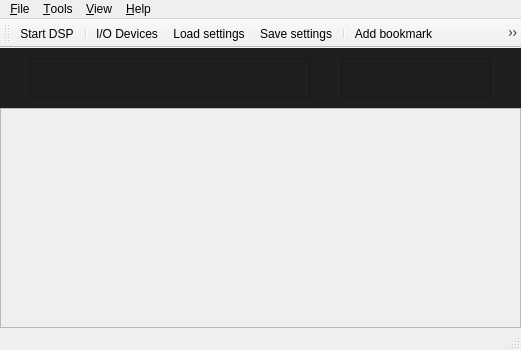
<?xml version="1.0" encoding="UTF-8"?>
<ui version="4.0">
 <class>MainWindow</class>
 <widget class="QMainWindow" name="MainWindow">
  <property name="geometry">
   <rect>
    <x>0</x>
    <y>0</y>
    <width>521</width>
    <height>350</height>
   </rect>
  </property>
  <property name="windowTitle">
   <string>gqrx</string>
  </property>
  <property name="windowIcon">
   <iconset resource="../../../resources/icons.qrc">
    <normaloff>:/icons/icons/gqrx.svg</normaloff>:/icons/icons/gqrx.svg</iconset>
  </property>
  <property name="styleSheet">
   <string notr="true"/>
  </property>
  <property name="dockOptions">
   <set>QMainWindow::AllowNestedDocks|QMainWindow::AllowTabbedDocks|QMainWindow::AnimatedDocks</set>
  </property>
  <property name="unifiedTitleAndToolBarOnMac">
   <bool>true</bool>
  </property>
  <widget class="QWidget" name="centralWidget">
   <layout class="QVBoxLayout" name="verticalLayout_2">
    <property name="spacing">
     <number>0</number>
    </property>
    <property name="leftMargin">
     <number>0</number>
    </property>
    <property name="topMargin">
     <number>0</number>
    </property>
    <property name="rightMargin">
     <number>0</number>
    </property>
    <property name="bottomMargin">
     <number>0</number>
    </property>
    <item>
     <widget class="QFrame" name="frame">
      <property name="sizePolicy">
       <sizepolicy hsizetype="Minimum" vsizetype="Minimum">
        <horstretch>0</horstretch>
        <verstretch>0</verstretch>
       </sizepolicy>
      </property>
      <property name="styleSheet">
       <string notr="true">background-color: rgb(31, 29, 29);</string>
      </property>
      <property name="frameShape">
       <enum>QFrame::NoFrame</enum>
      </property>
      <property name="frameShadow">
       <enum>QFrame::Plain</enum>
      </property>
      <property name="lineWidth">
       <number>0</number>
      </property>
      <layout class="QHBoxLayout" name="horizontalLayout_2" stretch="0,0,0,0,0">
       <property name="spacing">
        <number>0</number>
       </property>
       <property name="leftMargin">
        <number>0</number>
       </property>
       <property name="topMargin">
        <number>10</number>
       </property>
       <property name="rightMargin">
        <number>0</number>
       </property>
       <property name="bottomMargin">
        <number>10</number>
       </property>
       <item>
        <spacer name="horizontalSpacer_3">
         <property name="orientation">
          <enum>Qt::Horizontal</enum>
         </property>
         <property name="sizeHint" stdset="0">
          <size>
           <width>5</width>
           <height>15</height>
          </size>
         </property>
        </spacer>
       </item>
       <item>
        <widget class="CFreqCtrl" name="freqCtrl">
         <property name="sizePolicy">
          <sizepolicy hsizetype="Fixed" vsizetype="Fixed">
           <horstretch>0</horstretch>
           <verstretch>0</verstretch>
          </sizepolicy>
         </property>
         <property name="minimumSize">
          <size>
           <width>280</width>
           <height>40</height>
          </size>
         </property>
         <property name="toolTip">
          <string/>
         </property>
         <property name="frameShape">
          <enum>QFrame::StyledPanel</enum>
         </property>
         <property name="frameShadow">
          <enum>QFrame::Raised</enum>
         </property>
        </widget>
       </item>
       <item>
        <spacer name="horizontalSpacer_2">
         <property name="orientation">
          <enum>Qt::Horizontal</enum>
         </property>
         <property name="sizeHint" stdset="0">
          <size>
           <width>5</width>
           <height>15</height>
          </size>
         </property>
        </spacer>
       </item>
       <item>
        <widget class="CMeter" name="sMeter">
         <property name="sizePolicy">
          <sizepolicy hsizetype="Fixed" vsizetype="Fixed">
           <horstretch>0</horstretch>
           <verstretch>0</verstretch>
          </sizepolicy>
         </property>
         <property name="minimumSize">
          <size>
           <width>150</width>
           <height>40</height>
          </size>
         </property>
         <property name="frameShape">
          <enum>QFrame::StyledPanel</enum>
         </property>
         <property name="frameShadow">
          <enum>QFrame::Raised</enum>
         </property>
        </widget>
       </item>
       <item>
        <spacer name="horizontalSpacer_1">
         <property name="orientation">
          <enum>Qt::Horizontal</enum>
         </property>
         <property name="sizeHint" stdset="0">
          <size>
           <width>5</width>
           <height>15</height>
          </size>
         </property>
        </spacer>
       </item>
      </layout>
     </widget>
    </item>
    <item>
     <widget class="CPlotter" name="plotter">
      <property name="sizePolicy">
       <sizepolicy hsizetype="Expanding" vsizetype="Expanding">
        <horstretch>0</horstretch>
        <verstretch>0</verstretch>
       </sizepolicy>
      </property>
      <property name="autoFillBackground">
       <bool>true</bool>
      </property>
      <property name="frameShape">
       <enum>QFrame::StyledPanel</enum>
      </property>
      <property name="frameShadow">
       <enum>QFrame::Raised</enum>
      </property>
     </widget>
    </item>
   </layout>
  </widget>
  <widget class="QMenuBar" name="menuBar">
   <property name="geometry">
    <rect>
     <x>0</x>
     <y>0</y>
     <width>521</width>
     <height>24</height>
    </rect>
   </property>
   <widget class="QMenu" name="menu_File">
    <property name="title">
     <string>&amp;File</string>
    </property>
    <addaction name="actionDSP"/>
    <addaction name="separator"/>
    <addaction name="actionIoConfig"/>
    <addaction name="actionLoadSettings"/>
    <addaction name="actionSaveSettings"/>
    <addaction name="separator"/>
    <addaction name="actionSaveWaterfall"/>
    <addaction name="separator"/>
    <addaction name="actionQuit"/>
   </widget>
   <widget class="QMenu" name="menu_View">
    <property name="title">
     <string>&amp;View</string>
    </property>
   </widget>
   <widget class="QMenu" name="menu_Help">
    <property name="title">
     <string>&amp;Help</string>
    </property>
    <addaction name="actionUserGroup"/>
    <addaction name="actionNews"/>
    <addaction name="separator"/>
    <addaction name="actionRemoteProtocol"/>
    <addaction name="separator"/>
    <addaction name="actionAbout"/>
    <addaction name="actionAboutQt"/>
   </widget>
   <widget class="QMenu" name="menu_Tools">
    <property name="title">
     <string>&amp;Tools</string>
    </property>
    <addaction name="actionRemoteControl"/>
    <addaction name="actionRemoteConfig"/>
    <addaction name="separator"/>
    <addaction name="actionAddBookmark"/>
    <addaction name="actionFHBack"/>
    <addaction name="actionFHForward"/>
    <addaction name="separator"/>
    <addaction name="actionIqTool"/>
    <addaction name="separator"/>
    <addaction name="actionAFSK1200"/>
    <addaction name="separator"/>
   </widget>
   <addaction name="menu_File"/>
   <addaction name="menu_Tools"/>
   <addaction name="menu_View"/>
   <addaction name="menu_Help"/>
  </widget>
  <widget class="QToolBar" name="mainToolBar">
   <property name="windowTitle">
    <string>Main toolbar</string>
   </property>
   <attribute name="toolBarArea">
    <enum>TopToolBarArea</enum>
   </attribute>
   <attribute name="toolBarBreak">
    <bool>false</bool>
   </attribute>
   <addaction name="actionDSP"/>
   <addaction name="separator"/>
   <addaction name="actionIoConfig"/>
   <addaction name="actionLoadSettings"/>
   <addaction name="actionSaveSettings"/>
   <addaction name="separator"/>
   <addaction name="actionAddBookmark"/>
   <addaction name="actionFHBack"/>
   <addaction name="actionFHForward"/>
   <addaction name="separator"/>
   <addaction name="actionIqTool"/>
   <addaction name="separator"/>
   <addaction name="actionRemoteControl"/>
   <addaction name="actionRemoteConfig"/>
   <addaction name="separator"/>
   <addaction name="actionFullScreen"/>
   <addaction name="separator"/>
  </widget>
  <widget class="QStatusBar" name="statusBar">
   <property name="enabled">
    <bool>true</bool>
   </property>
  </widget>
  <action name="actionQuit">
   <property name="text">
    <string>Quit</string>
   </property>
   <property name="toolTip">
    <string>Quit application</string>
   </property>
   <property name="shortcut">
    <string>Ctrl+Q</string>
   </property>
  </action>
  <action name="actionAbout">
   <property name="text">
    <string>About Gqrx</string>
   </property>
   <property name="toolTip">
    <string>Information about Gqrx</string>
   </property>
  </action>
  <action name="actionAboutQt">
   <property name="text">
    <string>About Qt</string>
   </property>
   <property name="toolTip">
    <string>About the Qt toolkit</string>
   </property>
  </action>
  <action name="actionDSP">
   <property name="checkable">
    <bool>true</bool>
   </property>
   <property name="icon">
    <iconset resource="../../../resources/icons.qrc">
     <normaloff>:/icons/icons/play.svg</normaloff>:/icons/icons/play.svg</iconset>
   </property>
   <property name="text">
    <string>Start DSP</string>
   </property>
   <property name="toolTip">
    <string>Start DSP</string>
   </property>
   <property name="statusTip">
    <string>Start/stop DSP processing</string>
   </property>
   <property name="shortcut">
    <string>Ctrl+D</string>
   </property>
  </action>
  <action name="actionAFSK1200">
   <property name="text">
    <string>AFSK1200 Decoder</string>
   </property>
   <property name="toolTip">
    <string>Start AFSK1200 decoder</string>
   </property>
  </action>
  <action name="actionSched">
   <property name="checkable">
    <bool>true</bool>
   </property>
   <property name="enabled">
    <bool>false</bool>
   </property>
   <property name="icon">
    <iconset resource="../../../resources/icons.qrc">
     <normaloff>:/icons/icons/clock.svg</normaloff>:/icons/icons/clock.svg</iconset>
   </property>
   <property name="text">
    <string>Scheduler</string>
   </property>
   <property name="toolTip">
    <string>Schedule recordings and other actions</string>
   </property>
  </action>
  <action name="actionIoConfig">
   <property name="enabled">
    <bool>true</bool>
   </property>
   <property name="icon">
    <iconset resource="../../../resources/icons.qrc">
     <normaloff>:/icons/icons/flash.svg</normaloff>:/icons/icons/flash.svg</iconset>
   </property>
   <property name="text">
    <string>I/O Devices</string>
   </property>
   <property name="toolTip">
    <string>Configure I/O devices</string>
   </property>
   <property name="statusTip">
    <string>Opens the hardware configuration dialog</string>
   </property>
   <property name="visible">
    <bool>true</bool>
   </property>
  </action>
  <action name="actionUserGroup">
   <property name="icon">
    <iconset resource="../../../resources/icons.qrc">
     <normaloff>:/icons/icons/help.svg</normaloff>:/icons/icons/help.svg</iconset>
   </property>
   <property name="text">
    <string>Gqrx user group</string>
   </property>
   <property name="toolTip">
    <string>Discussion group for Gqrx users</string>
   </property>
  </action>
  <action name="actionFullScreen">
   <property name="checkable">
    <bool>true</bool>
   </property>
   <property name="icon">
    <iconset resource="../../../resources/icons.qrc">
     <normaloff>:/icons/icons/fullscreen.svg</normaloff>:/icons/icons/fullscreen.svg</iconset>
   </property>
   <property name="text">
    <string>Full screen</string>
   </property>
   <property name="toolTip">
    <string>Toggle full screen mode</string>
   </property>
   <property name="shortcut">
    <string>F11</string>
   </property>
  </action>
  <action name="actionLoadSettings">
   <property name="icon">
    <iconset resource="../../../resources/icons.qrc">
     <normaloff>:/icons/icons/folder.svg</normaloff>:/icons/icons/folder.svg</iconset>
   </property>
   <property name="text">
    <string>Load settings</string>
   </property>
   <property name="toolTip">
    <string>Load previously stored configuration</string>
   </property>
   <property name="statusTip">
    <string>Load previously stored settings from a file</string>
   </property>
   <property name="shortcut">
    <string>Ctrl+L</string>
   </property>
  </action>
  <action name="actionSaveSettings">
   <property name="icon">
    <iconset resource="../../../resources/icons.qrc">
     <normaloff>:/icons/icons/floppy.svg</normaloff>:/icons/icons/floppy.svg</iconset>
   </property>
   <property name="text">
    <string>Save settings</string>
   </property>
   <property name="toolTip">
    <string>Save current configuration</string>
   </property>
   <property name="statusTip">
    <string>Save current configuration to a file</string>
   </property>
   <property name="shortcut">
    <string>Ctrl+S</string>
   </property>
  </action>
  <action name="actionAddBookmark">
   <property name="icon">
    <iconset resource="../../../resources/icons.qrc">
     <normaloff>:/icons/icons/bookmark-new.svg</normaloff>:/icons/icons/bookmark-new.svg</iconset>
   </property>
   <property name="text">
    <string>Add bookmark</string>
   </property>
   <property name="toolTip">
    <string>Bookmark the current frequency and mode (Ctrl+Shift+B)</string>
   </property>
   <property name="shortcut">
    <string>Ctrl+Shift+B</string>
   </property>
  </action>
  <action name="actionRemoteControl">
   <property name="checkable">
    <bool>true</bool>
   </property>
   <property name="enabled">
    <bool>true</bool>
   </property>
   <property name="icon">
    <iconset resource="../../../resources/icons.qrc">
     <normaloff>:/icons/icons/tangeo-network-idle.svg</normaloff>:/icons/icons/tangeo-network-idle.svg</iconset>
   </property>
   <property name="text">
    <string>&amp;Remote control</string>
   </property>
   <property name="toolTip">
    <string>Remote control via TCP</string>
   </property>
   <property name="statusTip">
    <string>Activate the TCP interface</string>
   </property>
  </action>
  <action name="actionRemoteConfig">
   <property name="icon">
    <iconset resource="../../../resources/icons.qrc">
     <normaloff>:/icons/icons/settings.svg</normaloff>:/icons/icons/settings.svg</iconset>
   </property>
   <property name="text">
    <string>Remote &amp;control settings</string>
   </property>
   <property name="toolTip">
    <string>Configure remote control settings</string>
   </property>
  </action>
  <action name="actionIqTool">
   <property name="icon">
    <iconset resource="../../../resources/icons.qrc">
     <normaloff>:/icons/icons/signal.svg</normaloff>:/icons/icons/signal.svg</iconset>
   </property>
   <property name="text">
    <string>I/Q recorder</string>
   </property>
   <property name="toolTip">
    <string>Record and play I/Q data</string>
   </property>
   <property name="statusTip">
    <string>Open I/Q recorder dialog</string>
   </property>
   <property name="shortcut">
    <string>Ctrl+I</string>
   </property>
  </action>
  <action name="actionNews">
   <property name="icon">
    <iconset resource="../../../resources/icons.qrc">
     <normaloff>:/icons/icons/info.svg</normaloff>:/icons/icons/info.svg</iconset>
   </property>
   <property name="text">
    <string>News</string>
   </property>
   <property name="toolTip">
    <string>Show news about this release</string>
   </property>
  </action>
  <action name="actionRemoteProtocol">
   <property name="icon">
    <iconset resource="../../../resources/icons.qrc">
     <normaloff>:/icons/icons/info.svg</normaloff>:/icons/icons/info.svg</iconset>
   </property>
   <property name="text">
    <string>Remote control</string>
   </property>
   <property name="toolTip">
    <string>Remote control protocol</string>
   </property>
  </action>
  <action name="actionSaveWaterfall">
   <property name="text">
    <string>Save waterfall</string>
   </property>
   <property name="statusTip">
    <string>Save the current waterfall to a graphics file</string>
   </property>
   <property name="shortcut">
    <string>Ctrl+W</string>
   </property>
  </action>
  <action name="actionFHBack">
   <property name="icon">
    <iconset resource="../../../resources/icons.qrc">
     <normaloff>:/icons/icons/backward.svg</normaloff>:/icons/icons/backward.svg</iconset>
   </property>
   <property name="text">
    <string>Frequency History Backwards</string>
   </property>
   <property name="toolTip">
    <string>Go to previous frequency (Ctrl+Shift+Left)</string>
   </property>
   <property name="shortcut">
    <string>Ctrl+Shift+Left</string>
   </property>
  </action>
  <action name="actionFHForward">
   <property name="icon">
    <iconset resource="../../../resources/icons.qrc">
     <normaloff>:/icons/icons/forward.svg</normaloff>:/icons/icons/forward.svg</iconset>
   </property>
   <property name="text">
    <string>Frequency History Forwards</string>
   </property>
   <property name="toolTip">
    <string>Go to next frequency (Ctrl+Shift+Right)</string>
   </property>
   <property name="shortcut">
    <string>Ctrl+Shift+Right</string>
   </property>
  </action>
 </widget>
 <layoutdefault spacing="6" margin="11"/>
 <customwidgets>
  <customwidget>
   <class>CFreqCtrl</class>
   <extends>QFrame</extends>
   <header>qtgui/freqctrl.h</header>
   <container>1</container>
  </customwidget>
  <customwidget>
   <class>CPlotter</class>
   <extends>QFrame</extends>
   <header>qtgui/plotter.h</header>
   <container>1</container>
  </customwidget>
  <customwidget>
   <class>CMeter</class>
   <extends>QFrame</extends>
   <header>qtgui/meter.h</header>
   <container>1</container>
  </customwidget>
 </customwidgets>
 <resources>
  <include location="../../../resources/icons.qrc"/>
 </resources>
 <connections>
  <connection>
   <sender>actionQuit</sender>
   <signal>triggered()</signal>
   <receiver>MainWindow</receiver>
   <slot>close()</slot>
   <hints>
    <hint type="sourcelabel">
     <x>-1</x>
     <y>-1</y>
    </hint>
    <hint type="destinationlabel">
     <x>450</x>
     <y>257</y>
    </hint>
   </hints>
  </connection>
 </connections>
</ui>
